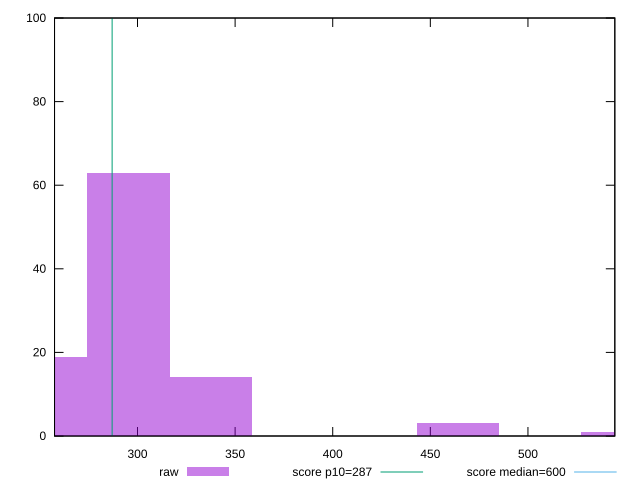

Recreate this plot in gnuplot.
reset

$raw <<EOF
295.3613269441384 63
253.16685166640434 19
337.55580222187245 14
464.1392280550746 3
548.5281786105427 1
EOF

set key outside below
set boxwidth 42.19447527773406
set xrange [257.5:544.5]
set yrange [0:100]
set trange [0:100]
set style fill transparent solid 0.5 noborder

set parametric
set terminal svg size 640, 490 enhanced background rgb 'white'
set output "reprap/total-blocking-time/samples/pages+cached+noexternal/raw/histogram.svg"

plot $raw title "raw" with boxes, \
     287,t title "score p10=287", \
     600,t title "score median=600"

reset
